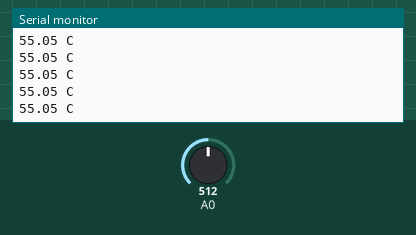
A sketch run on a simulated Arduino Uno, built with avr-gcc and run on an emulated ATmega328P. On the bench: the last lines printed to the serial monitor. Inputs (shaded band) come from the test bench; at power-on: A0 = 512.

Above: at 1.2 s.
1.3 s: A0 set to 716
At 2.4 s:
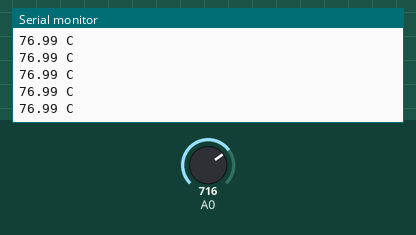
4.3 s: A0 set to 900
At 5.4 s:
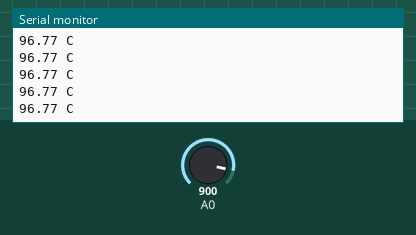
Timing chart, 0 to 7.3 s (numbered marks = the images above; inputs shaded):
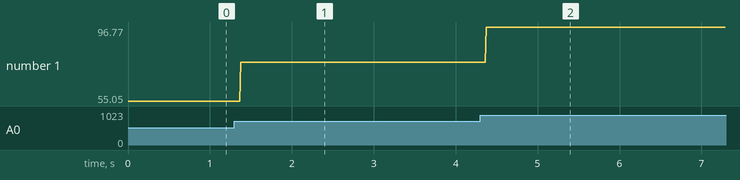

Measured:
- after the input at 1.3 s, the serial monitor: prints a new line after 0.08 s (image 1)
- after the input at 4.3 s, the serial monitor: prints a new line after 0.07 s (image 2)
- plotted number 1: 55.05 → 76.99 after the input at 1.3 s, 76.99 → 96.77 after the input at 4.3 s

The sketch:

Temp_sensor.ino
```cpp
void setup() {
  analogReference(INTERNAL);
  Serial.begin(9600);


}

void loop() {
  int data = analogRead(A0);

  float analog_volt = data * (1.1 / 1023);

  float analog_temp = analog_volt * (110 / 1.1);

  Serial.println(String(analog_temp) + " C");
}
```
